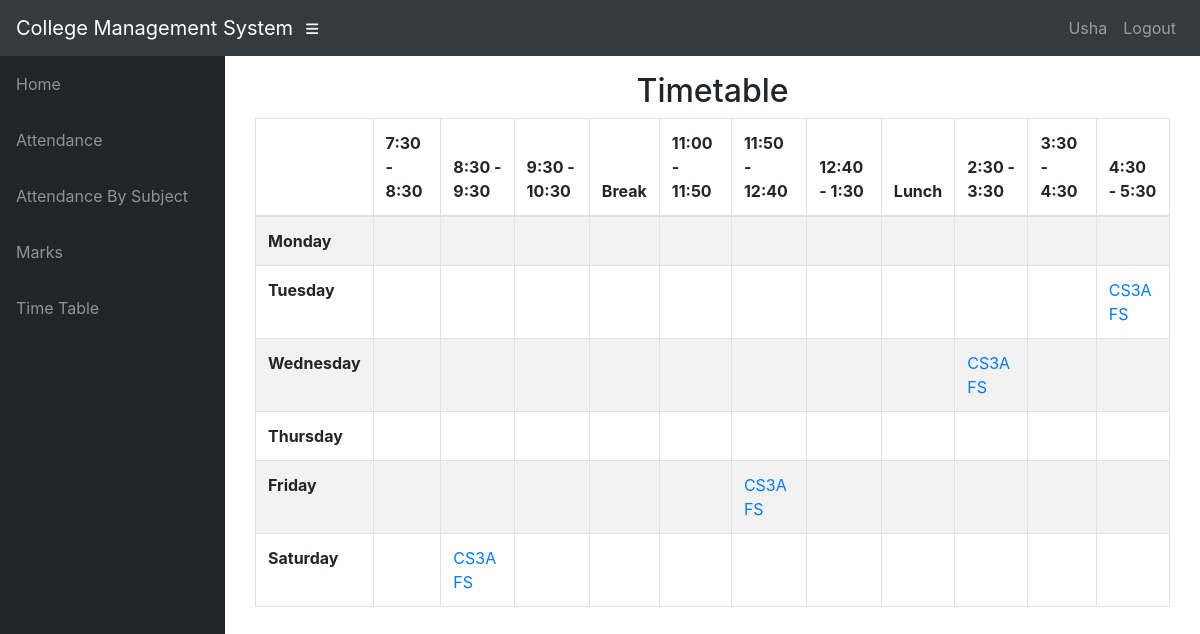
/info/teacher/MA02/t_timetable/ (signed in), run on the app's committed database.
### info/models.py (models this page shows, shortened)
class User(AbstractUser):
    @property
    def is_student(self):
        if hasattr(self, 'student'):
            return True
        return False

class Student(models.Model):
    user = models.OneToOneField(User, on_delete=models.CASCADE, null=True)
    class_id = models.ForeignKey(Class, on_delete=models.CASCADE, default=1)
    USN = models.CharField(primary_key='True', max_length=100)
    name = models.CharField(max_length=200)
    sex = models.CharField(max_length=50, choices=sex_choice, default='Male')
    DOB = models.DateField(default='1998-01-01')

class AssignTime(models.Model):
    assign = models.ForeignKey(Assign, on_delete=models.CASCADE)
    period = models.CharField(max_length=50, choices=time_slots, default='11:00 - 11:50')
    day = models.CharField(max_length=15, choices=DAYS_OF_WEEK)

class Assign(models.Model):
    class_id = models.ForeignKey(Class, on_delete=models.CASCADE)
    course = models.ForeignKey(Course, on_delete=models.CASCADE)
    teacher = models.ForeignKey(Teacher, on_delete=models.CASCADE)
    class Meta:
        unique_together = (('course', 'class_id', 'teacher'),)

class Course(models.Model):
    dept = models.ForeignKey(Dept, on_delete=models.CASCADE)
    id = models.CharField(primary_key='True', max_length=50)
    name = models.CharField(max_length=50)
    shortname = models.CharField(max_length=50, default='X')

### info/views.py (the view)
# urls.py: path('teacher/<slug:teacher_id>/t_timetable/', views.t_timetable, name='t_timetable'),
@login_required()
def t_timetable(request, teacher_id):
    asst = AssignTime.objects.filter(assign__teacher_id=teacher_id)
    class_matrix = [[True for i in range(12)] for j in range(6)]
    for i, d in enumerate(DAYS_OF_WEEK):
        t = 0
        for j in range(12):
            if j == 0:
                class_matrix[i][0] = d[0]
                continue
            if j == 4 or j == 8:
                continue
            try:
                a = asst.get(period=time_slots[t][0], day=d[0])
                class_matrix[i][j] = a
            except AssignTime.DoesNotExist:
                pass
            t += 1
    context = {
        'class_matrix': class_matrix,
    }
    return render(request, 'info/t_timetable.html', context)

### info/templates/info/t_timetable.html
{% extends 'info/base.html' %}
    {% block content %}
    <div class="container">
        <div class="container">
            <div class="row">
                <div class="col-md-12">
                    <h2 class="text-center">
                        Timetable
                    </h2>
                </div>
                <div id="no-more-tables">
                     <div class="table-responsive">
                        <table class="col-sm-12 table table-bordered table-striped table- cf " id="dataTable" width="100%" cellspacing="0">
                            <thead class="cf">
                                <tr>
                                    <th>      </th>
                                    <th>7:30 - 8:30</th>
                                    <th>8:30 - 9:30</th>
                                    <th>9:30 - 10:30</th>
                                    <th>Break</th>
                                    <th>11:00 - 11:50</th>
                                    <th>11:50 - 12:40</th>
                                    <th>12:40 - 1:30</th>
                                    <th>Lunch</th>
                                    <th>2:30 - 3:30</th>
                                    <th>3:30 - 4:30</th>
                                    <th>4:30 - 5:30</th>
                                </tr>
                            </thead>
                            <tbody>
                                {% for i in class_matrix %}
                                <tr>
                                    {% for j in i %}
                                        {% if forloop.counter == 1 %}
                                            <td><b>{{ j }}</b></td>
                                        {% elif j == True %}
                                            <td></td>
                                        {% else %}
                                            <td><a href="{% url 'free_teachers' j.id %}"
                                                    onclick="window.open('{% url 'free_teachers' j.id %}',
                                                                         'newwindow',
                                                                         'width=600,height=400');
                                                              return false;">{{ j.assign.class_id_id }} {{ j.assign.course.shortname }}</a>
                                            </td>
                                        {% endif %}
                                    {% endfor %}
                                </tr>
                                {% endfor %}
                            </tbody>
                        </table>
                     </div>
                </div>
            </div>
        </div>
    </div>
    {% endblock %}

### info/templates/info/base.html (shortened to what this page needs)
<!DOCTYPE html>
<html lang="en">
  <head>
      {% load static %}
    <link href="{% static '/info/bootstrap/vendor/bootstrap/css/bootstrap.min.css' %}" rel="stylesheet">
    <link href="{% static '/info/bootstrap/vendor/fontawesome-free/css/all.min.css' %}" rel="stylesheet" type="text/css">
    <link href="{% static '/info/bootstrap/vendor/datatables/dataTables.bootstrap4.css' %}" rel="stylesheet">
    <link href="{% static '/info/bootstrap/css/sb-admin.css' %}" rel="stylesheet">
  </head>
  <body id="page-top">
    <nav class="navbar navbar-expand navbar-dark bg-dark static-top">
      <a class="navbar-brand mr-1" href="{% url 'index' %}">College Management System</a>
      <button class="btn btn-link btn-sm text-white order-1 order-sm-0" id="sidebarToggle" href="#">
        <i class="fas fa-bars"></i>
      </button>
        <div class="collapse navbar-collapse" id="navbarResponsive">
          <ul class="navbar-nav ml-auto">
            <li class="nav-item">
                {% if request.user.is_student %}
                    <a class="nav-link text-capitalize">{{ request.user.student.name }}</a>
                {% elif request.user.is_teacher %}
                    <a class="nav-link text-capitalize">{{ request.user.teacher.name }}</a>
                {% endif %}
            </li>
            <li class="nav-item">
                <a class="nav-link" href="#" data-toggle="modal" data-target="#logoutModal">Logout</a>
            </li>
          </ul>
        </div>
    </nav>
    <div id="wrapper">
      <ul class="sidebar navbar-nav">
            <li class="nav-item">
              <a class="nav-link" href="{% url 'index' %}">
                <span>Home</span>
              </a>
            </li>
        {% if request.user.is_student %}
            <li class="nav-item">
              <a class="nav-link" href="{% url 'attendance' request.user.student.USN %}">
                <span>Attendance</span>
              </a>
            </li>
            <li class="nav-item">
              <a class="nav-link" href="{% url 'attendance' request.user.student.USN %}">
                <span>Attendance By Subject</span>
              </a>
            </li>
            <li class="nav-item">
              <a class="nav-link" href="{% url 'marks_list' request.user.student.USN %}">
                <span>Marks</span>
              </a>
            </li>
              <li class="nav-item">
              <a class="nav-link" href="{% url 'timetable' request.user.student.class_id_id %}">
                <span>Time Table</span>
              </a>
            </li>
        {% endif %}
      </ul>
      <div id="content-wrapper">
        <div class="container-fluid">
            {% block content %}
            {% endblock %}
        </div>
      </div>
    </div>
  </body>
</html>

### data on the page
User: user.student.name "Usha"
AssignTime: i "Tuesday", assign.class_id_id "CS3A", assign.course.shortname "FS"
AssignTime: i "Wednesday", assign.class_id_id "CS3A", assign.course.shortname "FS"
AssignTime: i "Friday", assign.class_id_id "CS3A", assign.course.shortname "FS"
AssignTime: i "Saturday", assign.class_id_id "CS3A", assign.course.shortname "FS"

### other printed values
{{ j }} "Monday" "Thursday"
